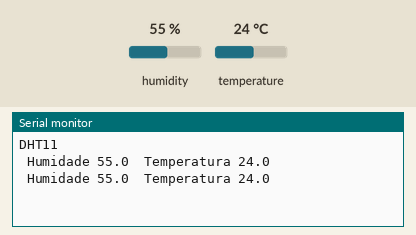
Recording of a sketch running on a simulated Arduino Uno, built with avr-gcc and run on an emulated ATmega328P. Shown: the last lines printed to the serial monitor. The test bench sets the inputs (shaded band); at power-on: humidity 55 %, temperature 24 °C.

Above: at 2.8 s.
2.9 s: humidity set to 22 %
At 5.3 s:
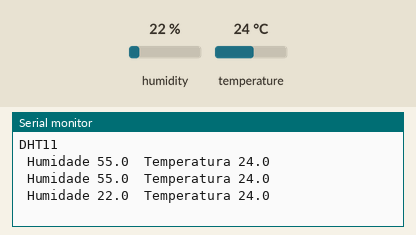
5.6 s: temperature set to 12 °C
At 6.7 s:
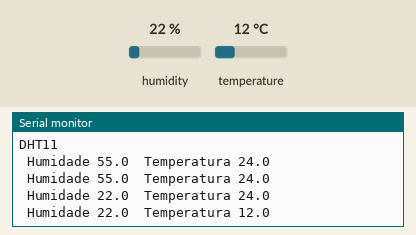
8.3 s: humidity set to 40 %
At 11.5 s:
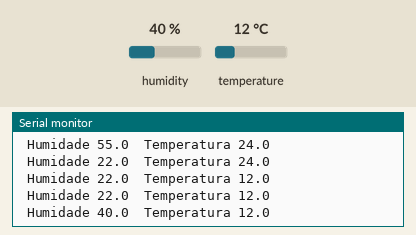
Timing chart, 0 to 13.0 s (numbered marks = the images above; inputs shaded):
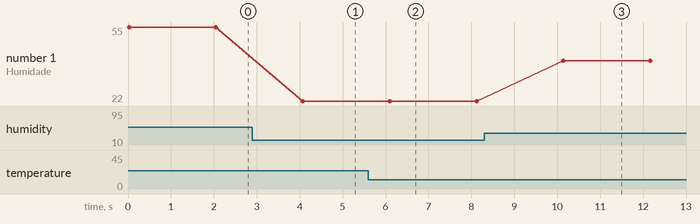

Measured:
- after the input at 2.9 s, the serial monitor: prints a new line after 1.2 s (image 1)
- after the input at 5.6 s, the serial monitor: prints a new line after 0.50 s (image 2)
- after the input at 8.3 s, the serial monitor: prints a new line after 1.8 s (image 3)
- plotted number 1: 55 → 22 after the input at 2.9 s, 22 → 40 after the input at 8.3 s

The sketch:

sketch_aula02ex01.ino
```cpp
// Experimento 1 - Aula 2 - SENSOR DHT-11

// INCLUDE DE NOSSO SENSOR DHT-11

#include<dht.h>

dht DHT11;

#define DHT11_PIN 4

void setup() {

// ABRINDO NOSSA CONEXÃO SERIAL EM BANDA 9600

Serial.begin(9600);

Serial.println("DHT11");

}

// CRIANDO NOSSO LOOP DE LEITURA HUMIDADE/TEMPERATURA

void loop() {

int chk = DHT11.read11(DHT11_PIN);

Serial.print(" Humidade " );

Serial.print(DHT11.humidity, 1);

Serial.print(" ");

Serial.print(" Temperatura ");

Serial.println(DHT11.temperature, 1);

delay(2000);

}
```
